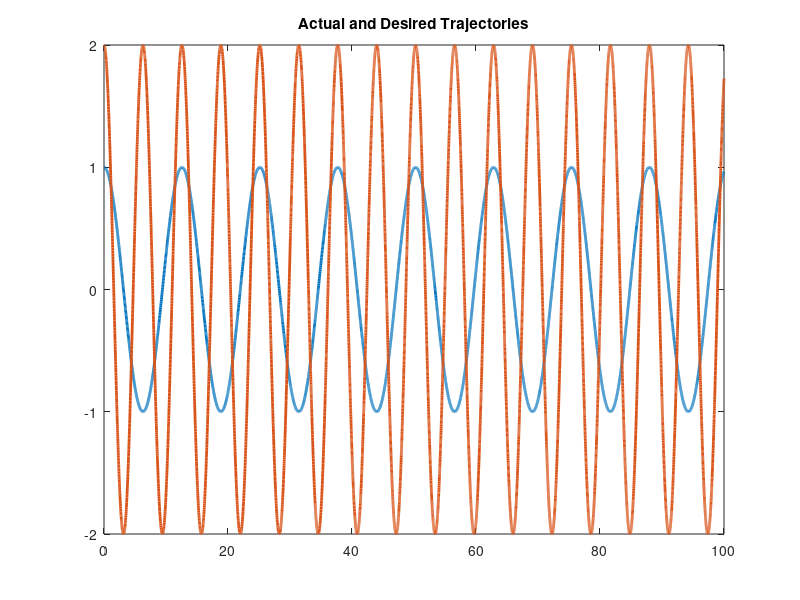

Source code (MATLAB): (Note: this script raises an error after producing the figure.)
function twoLinkRobotAdaptive
close all
global controlinput
%Set up parameters for sim
%Errors in Yd matrix are qd - q and this entire matrix has errors qd - q

p1       = 3.473;
p2       = 0.196;
p3       = 0.242;
f1       = 5.3;
f2       = 1.1;


% Stacked parameter vector
theta    = [p1;p2;p3;f1;f2];
controlinput = [1;1];

% Simulation final time
tf   = 100;

% Initial condition vector (X0 must be same size and "form" as X and XDot below)
% (i.e1., in this sim, X0 = [e0;r0;thetahat0])
X0   = [4;10;3;2;1;1;1;1;1;1;1];

% Options for integration function
opts = odeset('RelTol',1e-3,'AbsTol',1e-3);

% Integrate (you can send the paramters theta to the dynamics as seen below)
[t,STATES] = ode45(@(t,X) twoLinkdynamics(t,X,theta),[0 tf],X0,opts);

% Set up desired trajectory data for plots (enter desired trajectory for your simulation)
qd = [cos(0.5*t) 2*cos(t)]';

% Parse integrated states (STATES is the same "form" as X0)
% (i.e1., in this sim, STATES = [e1 r thetahat] over all time);
e1  = STATES(:,1:2)';
e2  = STATES(:,3:4)';
thetaHat = STATES(:,5:9)';
mu2 = STATES(:,10:11)';

% Compute x from e1 and xd for plotting purposes
q  = qd - e1;

% Plot the actual vs desired trajectories
figure(1)
plot(t,qd,'-','LineWidth',2)
title('Actual and Desired Trajectories');
hold on
ax = gca;
ax.ColorOrderIndex = 1;
plot(t,q,':','LineWidth',2)
xlabel('time')
hold off

% Plot the filtered tracking error
figure(2)
plot(t,e2,'--','LineWidth',2)
title('Filtered Tracking error')
xlabel('time')

% Plot the adaptive estimates vs actual parameters
figure(3)
plot(t,repmat(theta,1,length(t)),'-','LineWidth',2)
hold on
ax = gca;
ax.ColorOrderIndex = 1;
plot(t,thetaHat,':','LineWidth',2)
xlabel('time')
title('Adaptive Estimates & Actual Parameters')
hold off

figure(4)
time = 0:tf/length(controlinput):tf;
time(end) = [];
plot(time,controlinput(1,:))
title('Control input for Link 1');
xlabel('Time(s)')
ylabel('Torque(Nm)')

figure(5)
time = 0:tf/length(controlinput):tf;
time(end) = [];
plot(time,controlinput(2,:))
title('Control input for Link 2');
xlabel('Time(s)')
ylabel('Torque(Nm)')

figure(6)
plot(t,repmat(theta,1,length(t))-thetaHat,'-','LineWidth',2)
title('Parameter Estimates')
xlabel('time');
ylabel('Amplitude');


function [XDot] = twoLinkdynamics(t,X,theta)
global u controlinput
% t
% Parse parameter vector
p1 = theta(1);
p2 = theta(2);
p3 = theta(3);
f1 = theta(4);
f2 = theta(5);

% Select gains for controller
K        = 5   ; %Enter a number
a1       = 0.45    ; %Enter a number
a2       = 0.5;
v = [600 20 0.5 30 0.5];
gamma    = diag(v);
beta     = 0.9;




% Desired trajectory and needed derivatives
qd       = [cos(0.5*t);2*cos(t)];
qdDot    = [-0.5*sin(0.5*t);-2*sin(t)]; %Enter the expression
qdDotDot = [-0.25*cos(0.5*t);-2*cos(t)]; %Enter the expression



% Parse current states (X is the same size and "form" as X0)
% (i.e1., in this sim, X = [e1;r;thetahat])
e1        = [X(1);X(2)];
e2        = [X(3);X(4)];
thetaHat = [X(5);X(6);X(7);X(8);X(9)];
mu2      = [X(10);X(11)];

% Compute current x and xDot for convenience
q        = qd - e1;
qDot     = qdDot + a1*e1 - e2;



% Compute cos(x2) and sin(x2) for convenience
c2       = cos(q(2));
s2       = sin(q(2));

cd2      = cos(qd(2));
sd2      = sin(qd(2));


% Compute current matrices for the dynamics
M        = [p1 + 2*p3*c2 p2 + p3*c2;p2 + p3*c2 p2];
Vm       = [-p3*s2*qDot(2) -p3*s2*(qDot(1) + qDot(2));p3*s2*qDot(1) 0];
fd       = [f1 0;0 f2];



%Design Yd Matrix
yd11     = qdDotDot(1);
yd12     = qdDotDot(2);
yd13     = 2*cd2*qdDotDot(1) + cd2*qdDotDot(2) - sd2*qdDot(2)*qdDot(1) - sd2*qdDot(1)*qdDot(2) - sd2*qdDot(2)*qdDot(2);
yd14     = qdDot(1);
yd15     = 0;

yd21     = 0;
yd22     = qdDotDot(1)+qdDotDot(2);
yd23     = cd2*qdDotDot(1) + sd2*qdDot(1)*qdDot(1);
yd24     = 0;
yd25     = qdDot(2);
Yd       = [yd11 yd12 yd13 yd14 yd15;yd21 yd22 yd23 yd24 yd25];

 

% Design controller

u        = Yd*thetaHat + mu2; %Enter the expression

controlinput = horzcat(controlinput,u);

% Compute current closed-loop dynamics
e1Dot       = e2 - a1*e1;

e2Dot       = M\(M*qdDotDot + Vm*qDot + fd*qDot + M*a1*e1Dot - u); %Enter the expression
r        = e2Dot + a2*e2;

thetaHatDot = sech(t)+(gamma*Yd'*e2);
mu2Dot      = (K+1)*r + beta*sign(e2);

% Stacked dynamics vector (XDot is the same size and "form" as X)
XDot        = [e1Dot;e2Dot;thetaHatDot; mu2Dot];
